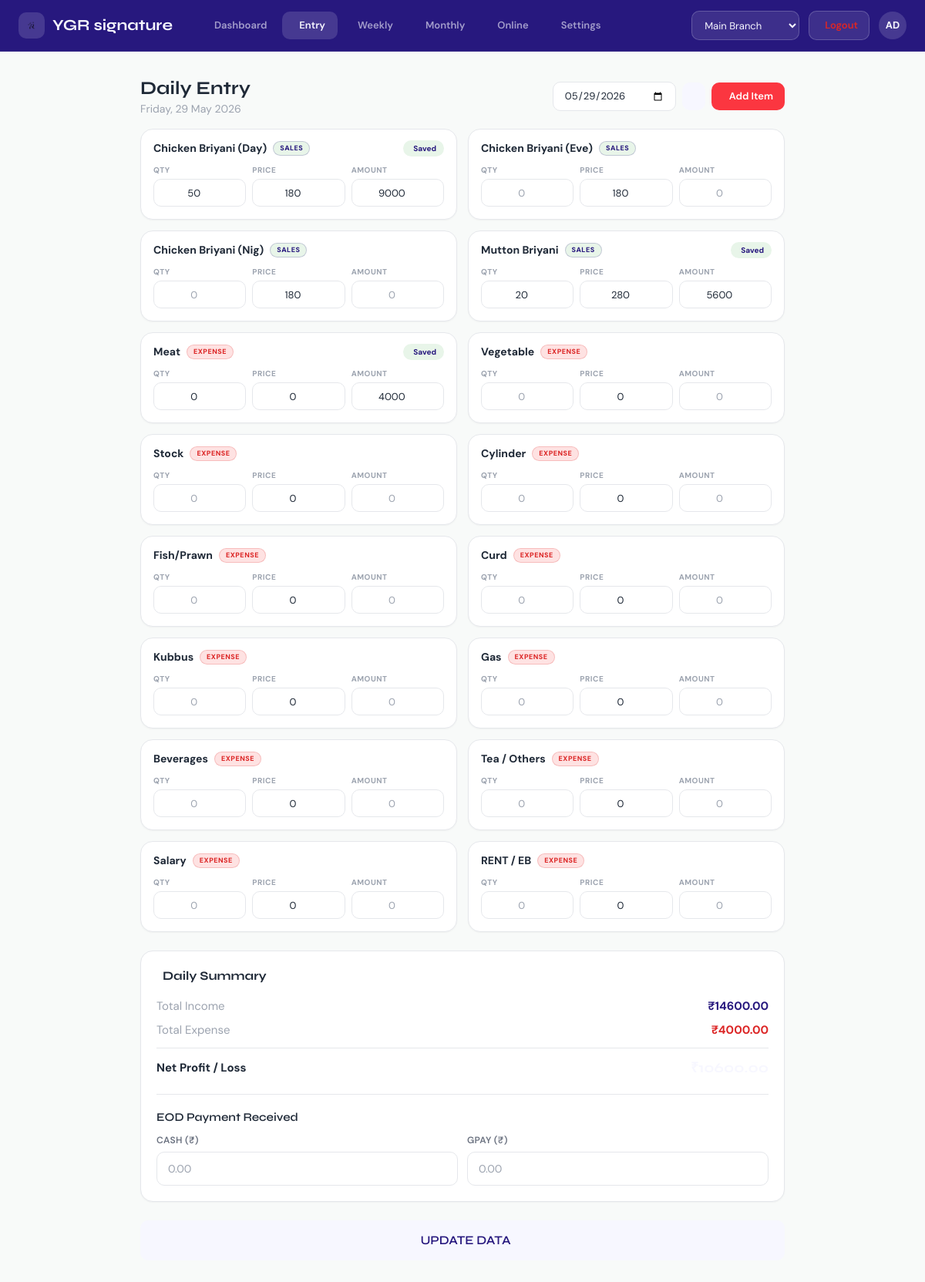
Screenshot of /pages/daily_entry.php?date=2026-05-29 (signed in) with the database file from the repository.
### tables this page shows
CREATE TABLE IF NOT EXISTS item_rates (
  id INT PRIMARY KEY AUTO_INCREMENT,
  branch_id INT NOT NULL,
  item_name VARCHAR(100) NOT NULL,
  rate DECIMAL(10,2) DEFAULT 0,
  category ENUM('sales','expense') NOT NULL,
  sort_order INT DEFAULT 0,
  UNIQUE KEY unique_rate (branch_id, item_name)
);

CREATE TABLE IF NOT EXISTS daily_entries (
  id INT PRIMARY KEY AUTO_INCREMENT,
  branch_id INT NOT NULL,
  entry_date DATE NOT NULL,
  item_name VARCHAR(100) NOT NULL,
  quantity DECIMAL(10,2) DEFAULT 0,
  unit_price DECIMAL(10,2) DEFAULT 0,
  amount DECIMAL(10,2) DEFAULT 0,
  payment_mode ENUM('CASH','GPAY') NOT NULL DEFAULT 'CASH',
  entered_by INT,
  created_at TIMESTAMP DEFAULT CURRENT_TIMESTAMP,
  updated_at TIMESTAMP DEFAULT CURRENT_TIMESTAMP ON UPDATE CURRENT_TIMESTAMP,
  FOREIGN KEY (branch_id) REFERENCES branches(id),
  FOREIGN KEY (entered_by) REFERENCES users(id),
  UNIQUE KEY unique_entry (branch_id, entry_date, item_name)
);

### pages/daily_entry.php (the view, shortened to what this page needs)
<?php
require_once '../config/db.php';
$branch_id = $_SESSION['branch_id'];
$date = date('Y-m-d');
if ($_SESSION['role'] !== 'staff' && isset($_GET['date'])) {
    $date = $_GET['date'];
}
$stmt = $pdo->prepare("SELECT item_name, rate, category FROM item_rates WHERE branch_id = ? ORDER BY sort_order ASC");
$stmt->execute([$branch_id]);
$items = $stmt->fetchAll();
$stmt = $pdo->prepare("SELECT * FROM daily_entries WHERE branch_id = ? AND entry_date = ?");
$stmt->execute([$branch_id, $date]);
$existing_data = [];
while ($row = $stmt->fetch()) {
    $existing_data[$row['item_name']] = $row;
}
$is_update = count($existing_data) > 0;
$stmt = $pdo->prepare("SELECT * FROM daily_payments WHERE branch_id = ? AND entry_date = ?");
$stmt->execute([$branch_id, $date]);
$existing_payment = $stmt->fetch();
?><!DOCTYPE html>
<html lang="en">
<head>
    <script src="https://cdn.tailwindcss.com"></script>
    <link rel="stylesheet" href="https://cdn.jsdelivr.net/npm/@tabler/icons-webfont@latest/tabler-icons.min.css">
    <link rel="stylesheet" href="<?php echo BASE_URL; ?>assets/css/premium.css">
</head>
<body>
    <div class="top-header">
        <div class="header-left">
            <div class="header-brand">
                <div class="header-brand-icon"><img src="../assets/img/logo.png" alt="YGR" style="height:28px;width:auto;filter:brightness(0)"></div>
                YGR signature
            </div>
            <nav class="header-center">
                <a href="dashboard.php" class="nav-link"><i class="ti ti-layout-dashboard"></i> Dashboard</a>
                <a href="daily_entry.php" class="nav-link active"><i class="ti ti-pencil-plus"></i> Entry</a>
                <a href="weekly_report.php" class="nav-link"><i class="ti ti-file-analytics"></i> Weekly</a>
                <a href="monthly_report.php" class="nav-link"><i class="ti ti-calendar-stats"></i> Monthly</a>
                <a href="online_sales.php" class="nav-link"><i class="ti ti-truck-delivery"></i> Online</a>
                <a href="settings.php" class="nav-link"><i class="ti ti-settings"></i> Settings</a>
            </nav>
        </div>
        <div class="header-right">
            <?php if ($_SESSION['role'] === 'owner' && !empty($_SESSION['admin_branches'])): ?>
            <select class="branch-selector" onchange="if(this.value) window.location.href='../api/switch_branch.php?id='+this.value+'&redirect='+encodeURIComponent(window.location.href)">
                <?php foreach ($_SESSION['admin_branches'] as $b): ?>
                <option value="<?= $b['id'] ?>" <?= $b['id'] == $_SESSION['branch_id'] ? 'selected' : '' ?>><?= htmlspecialchars($b['name']) ?></option>
                <?php endforeach; ?>
            </select>
            <?php endif; ?>
            <a href="<?php echo BASE_URL; ?>logout.php" class="header-btn">
                <i class="ti ti-logout"></i> <span>Logout</span>
            </a>
            <div class="avatar"><?php echo strtoupper(substr($_SESSION['username'] ?? 'U', 0, 2)); ?></div>
        </div>
    </div>
    <div class="content-area entry-page">
        <div class="flex-between mb-lg" style="flex-wrap: wrap; gap: 12px;">
            <div>
                <h1 class="text-2xl font-bold" style="font-family:'Syne',sans-serif;">Daily Entry</h1>
                <p class="text-muted text-sm"><?= date('l, d F Y', strtotime($date)) ?></p>
            </div>
            <div style="display: flex; gap: 8px; align-items: center;">
                <?php if($_SESSION['role'] !== 'staff'): ?>
                <form action="daily_entry.php" method="GET" style="display:flex; gap:8px; align-items:center;">
                    <input type="date" name="date" value="<?= $date ?>" max="<?= date('Y-m-d') ?>" class="form-input" style="width: 160px; height: 38px; font-size: 13px;">
                    <button type="submit" class="btn btn-primary btn-sm"><i class="ti ti-arrow-right"></i></button>
                </form>
                <?php endif; ?>
                <button type="button" class="btn btn-accent btn-sm" onclick="toggleAddItemModal()">
                    <i class="ti ti-plus"></i> Add Item
                </button>
            </div>
        </div>
        <form id="entryForm">
            <div id="items-grid">
                <?php if (empty($items)): ?>
                <div class="empty-state" style="grid-column: 1 / -1;">
                    <div class="empty-state-icon"><i class="ti ti-utensils"></i></div>
                    <div class="empty-state-title">No Items Available</div>
                    <p class="empty-state-desc">Add items to get started.</p>
                </div>
                <?php else: ?>
                <?php foreach ($items as $item):
                    $name = $item['item_name'];
                    $rate = $item['rate'];
                    $cat = $item['category'];
                    $ex = $existing_data[$name] ?? null;
                    $qty = $ex ? (float)$ex['quantity'] : '';
                    $price = $ex ? (float)$ex['unit_price'] : (float)$rate;
                    $amount = $ex ? (float)$ex['amount'] : '';
                    $is_filled = $ex ? 'filled' : '';
                ?>
                <div class="entry-card <?= $is_filled ?> expense-card card-enter" style="--i: 1;" data-category="expense">
                    <div class="entry-card-body">
                        <div class="entry-header">
                            <div class="entry-name">
                                <?= htmlspecialchars($name) ?>
                                <span class="entry-cat-badge <?= $cat ?>"><?= $cat ?></span>
                            </div>
                            <?php if($ex): ?><span class="entry-saved-badge"><i class="ti ti-check"></i> Saved</span><?php endif; ?>
                        </div>
                        <div class="entry-inputs">
                            <div>
                                <label>QTY</label>
                                <input type="number" step="any" class="form-input qty-input" data-name="<?= htmlspecialchars($name) ?>" value="<?= $qty ?>" placeholder="0">
                            </div>
                            <div>
                                <label>PRICE</label>
                                <input type="number" step="any" class="form-input price-input" data-name="<?= htmlspecialchars($name) ?>" value="<?= $price ?>" placeholder="0">
                            </div>
                            <div>
                                <label>AMOUNT</label>
                                <input type="number" step="any" class="form-input amount-input" data-name="<?= htmlspecialchars($name) ?>" value="<?= $amount ?>" data-category="<?= $cat ?>" placeholder="0">
                            </div>
                        </div>
                    </div>
                </div>
                <?php endforeach; ?>
                <?php endif; ?>
            </div>
            <div class="card mt-xl">
                <div class="card-header">
                    <span class="card-title"><i class="ti ti-chart-bar"></i> Daily Summary</span>
                </div>
                <div style="display: flex; flex-direction: column; gap: 8px;">
                    <div class="flex-between">
                        <span class="text-muted">Total Income</span>
                        <span id="tot-income" class="font-bold text-success">₹0.00</span>
                    </div>
                    <div class="flex-between">
                        <span class="text-muted">Total Expense</span>
                        <span id="tot-expense" class="font-bold text-danger">₹0.00</span>
                    </div>
                    <hr style="border-color: var(--border); margin: 4px 0;">
                    <div class="flex-between">
                        <span style="font-weight: 700;">Net Profit / Loss</span>
                        <span id="net-profit" style="font-weight: 700; font-family:'Syne',sans-serif; font-size:18px;">₹0.00</span>
                    </div>
                </div>
                <div style="margin-top: 20px; padding-top: 20px; border-top: 1px solid var(--border);">
                    <h4 class="mb-md" style="font-size: 15px; font-weight: 600;">
                        <i class="ti ti-cash" style="color: var(--success);"></i> EOD Payment Received
                    </h4>
                    <div style="display: grid; grid-template-columns: 1fr 1fr; gap: 12px;">
                        <div>
                            <label class="form-label">Cash (₹)</label>
                            <input type="number" step="any" id="manual_cash" class="form-input" value="<?= htmlspecialchars($existing_payment ? (float)$existing_payment['cash_amount'] : '') ?>" placeholder="0.00">
                        </div>
                        <div>
                            <label class="form-label">GPay (₹)</label>
                            <input type="number" step="any" id="manual_gpay" class="form-input" value="<?= htmlspecialchars($existing_payment ? (float)$existing_payment['gpay_amount'] : '') ?>" placeholder="0.00">
                        </div>
                    </div>
                </div>
            </div>
            <button type="button" class="btn btn-success btn-block mt-xl" style="height: 52px; font-size: 16px; font-family: 'Syne', sans-serif;" onclick="saveEntries()">
                <?= $is_update ? 'UPDATE DATA' : 'SAVE DATA' ?>
            </button>
        </form>
    </div>
</body>
</html>

### pages/daily_entry.php (style rules this page uses)
.entry-page { max-width: 900px; margin: 0 auto; }
#items-grid { display: grid; gap: 14px; }
@media (min-width: 640px) { #items-grid { grid-template-columns: repeat(2, 1fr); } }

### rows the page displays
item_rates: item_name "Chicken Briyani (Day)", category "SALES", shows "Saved", item_name.quantity "50", item_name.unit_price "180", item_name.amount "9000"
item_rates: item_name "Chicken Briyani (Eve)", category "SALES", rate "180"
item_rates: item_name "Chicken Briyani (Nig)", category "SALES", rate "180"
item_rates: item_name "Mutton Briyani", category "SALES", shows "Saved", item_name.quantity "20", item_name.unit_price "280", item_name.amount "5600"
item_rates: item_name "Meat", category "EXPENSE", shows "Saved", item_name.quantity "0", item_name.unit_price "0", item_name.amount "4000"
item_rates: item_name "Vegetable", category "EXPENSE", rate "0"
item_rates: item_name "Stock", category "EXPENSE", rate "0"
item_rates: item_name "Cylinder", category "EXPENSE", rate "0"
item_rates: item_name "Fish/Prawn", category "EXPENSE", rate "0"
item_rates: item_name "Curd", category "EXPENSE", rate "0"
item_rates: item_name "Kubbus", category "EXPENSE", rate "0"
item_rates: item_name "Gas", category "EXPENSE", rate "0"
item_rates: item_name "Beverages", category "EXPENSE", rate "0"
item_rates: item_name "Tea / Others", category "EXPENSE", rate "0"
item_rates: item_name "Salary", category "EXPENSE", rate "0"
item_rates: item_name "RENT / EB", category "EXPENSE", rate "0"

### other values shown
substr($_SESSION['username'] ?? 'U', 0, 2) "AD"
date('l, d F Y', strtotime($date)) "Friday, 29 May 2026"
form field value "Main Branch"
